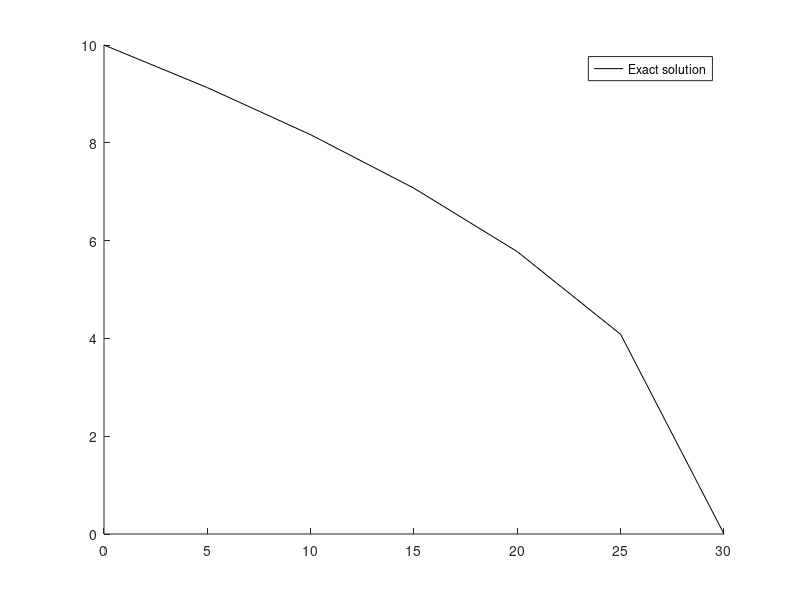

Source code (MATLAB):
clc
clear all
dx=5; x=0:dx:30; x=x';   [m,n]=size(x); 
u=zeros(m,1); tol=0.0000001; 
FF=zeros(m,1);  u(2:m-1,1)=1; FF(2:m-1,1)=10;

u(1,1)=100;
u(m,1)=0;

while abs(norm(FF))>=tol
  for i=2:m-1
        u(i,1)=(1/2)*(u(i+1,1)+u(i-1,1));
  end

for i=2:m-1
    FF(i,1)=u(i+1,1)-2*u(i,1)+u(i-1,1);
end
end

u1(:,1)=sqrt(u(:,1));
hold on
plot(x,u1,'black');
hold on
legend('Exact solution');